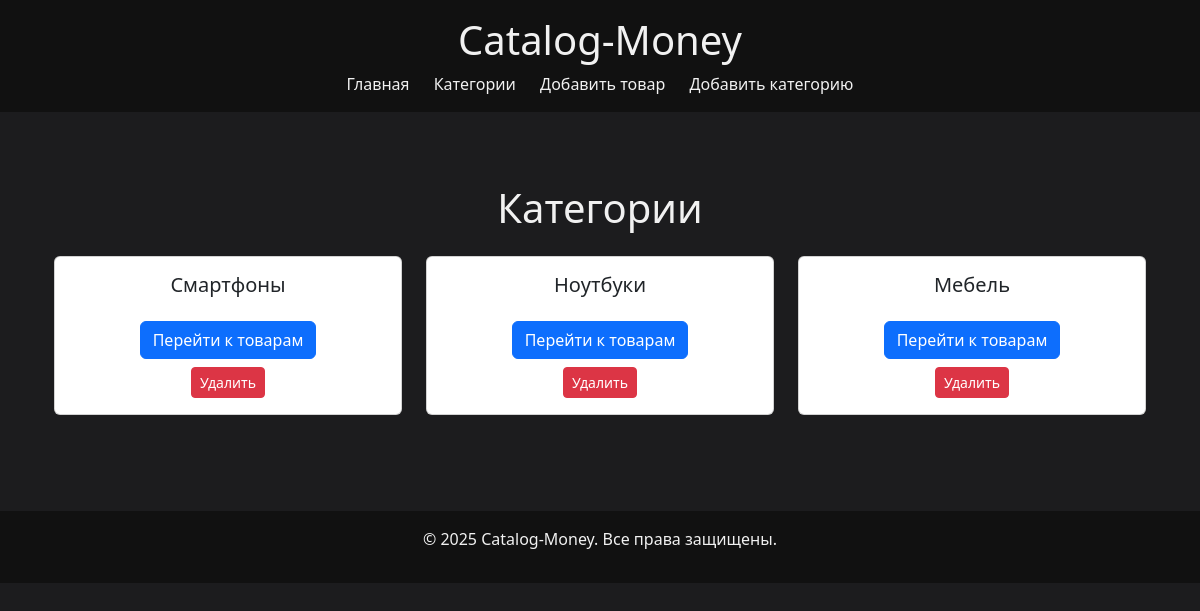
The page /categories on the database as committed earlier.
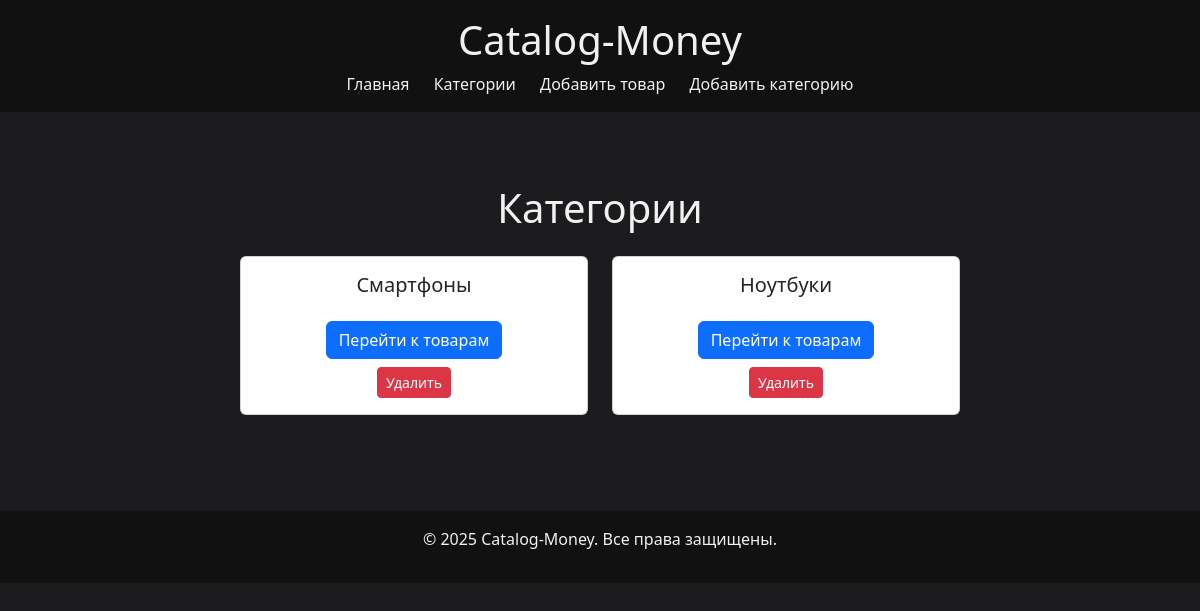
The same page on the database as committed later.
### app/models.py (models this page shows)
class Category(db.Model):
    id = db.Column(db.Integer, primary_key=True)
    name = db.Column(db.String(100))
    description = db.Column(db.Text)
    products = db.relationship('Product', backref='category', lazy=True)

### app/routes.py (the view)
@bp.route('/categories')
def categories():
    categories = Category.query.all()
    return render_template('categories.html', categories=categories)

### app/templates/categories.html
{% extends 'base.html' %}
{% block content %}
<div class="container py-5">
    <h1 class="text-center mb-4">Категории</h1>
    <div class="row justify-content-center">
        {% for category in categories %}
        <div class="col-md-4 mb-4">
            <div class="card h-100">
                <div class="card-body text-center">
                    <h5 class="card-title">{{ category.name }}</h5>
                    <a href="{{ url_for('main.products', category_id=category.id) }}" class="btn btn-primary mt-3">Перейти к товарам</a>
                    <form action="{{ url_for('main.delete_category', category_id=category.id) }}" method="POST" class="mt-2" onsubmit="return confirm('Удалить категорию и все её товары?');">
                        <button type="submit" class="btn btn-danger btn-sm">Удалить</button>
                    </form>
                </div>
            </div>
        </div>
        {% endfor %}
    </div>
</div>
{% endblock %}

### app/templates/base.html (shortened to what this page needs)
<!DOCTYPE html>
<html lang="ru">
<head>
    <link href="https://cdn.jsdelivr.net/npm/bootstrap@5.3.3/dist/css/bootstrap.min.css" rel="stylesheet">
</head>
<body>
    <header>
        <h1>Catalog-Money</h1>
        <nav>
            <a class="nav-link d-inline" href="/">Главная</a>
            <a class="nav-link d-inline" href="/categories">Категории</a>
            <a class="nav-link d-inline" href="/add-product">Добавить товар</a>
            <a class="nav-link d-inline" href="/add-category">Добавить категорию</a>
        </nav>
    </header>
    <main class="container py-4">
        {% block content %}{% endblock %}
    </main>
    <footer>
        <p>&copy; 2025 Catalog-Money. Все права защищены.</p>
    </footer>
</body>
</html>

### app/templates/base.html (style rules this page uses)
body { background-color: #1c1c1e; color: #f1f1f1; font-family: 'Segoe UI', Tahoma, Geneva, Verdana, sans-serif; min-height: 100vh; }
a, a:visited { color: #0dcaf0; text-decoration: none; }
header, footer { padding: 1rem 0; background-color: #111; text-align: center; }
.nav-link { color: #f1f1f1; margin: 0 10px; }

Rows that differ between the two databases and show on the page:
removed Category: name "Мебель"
